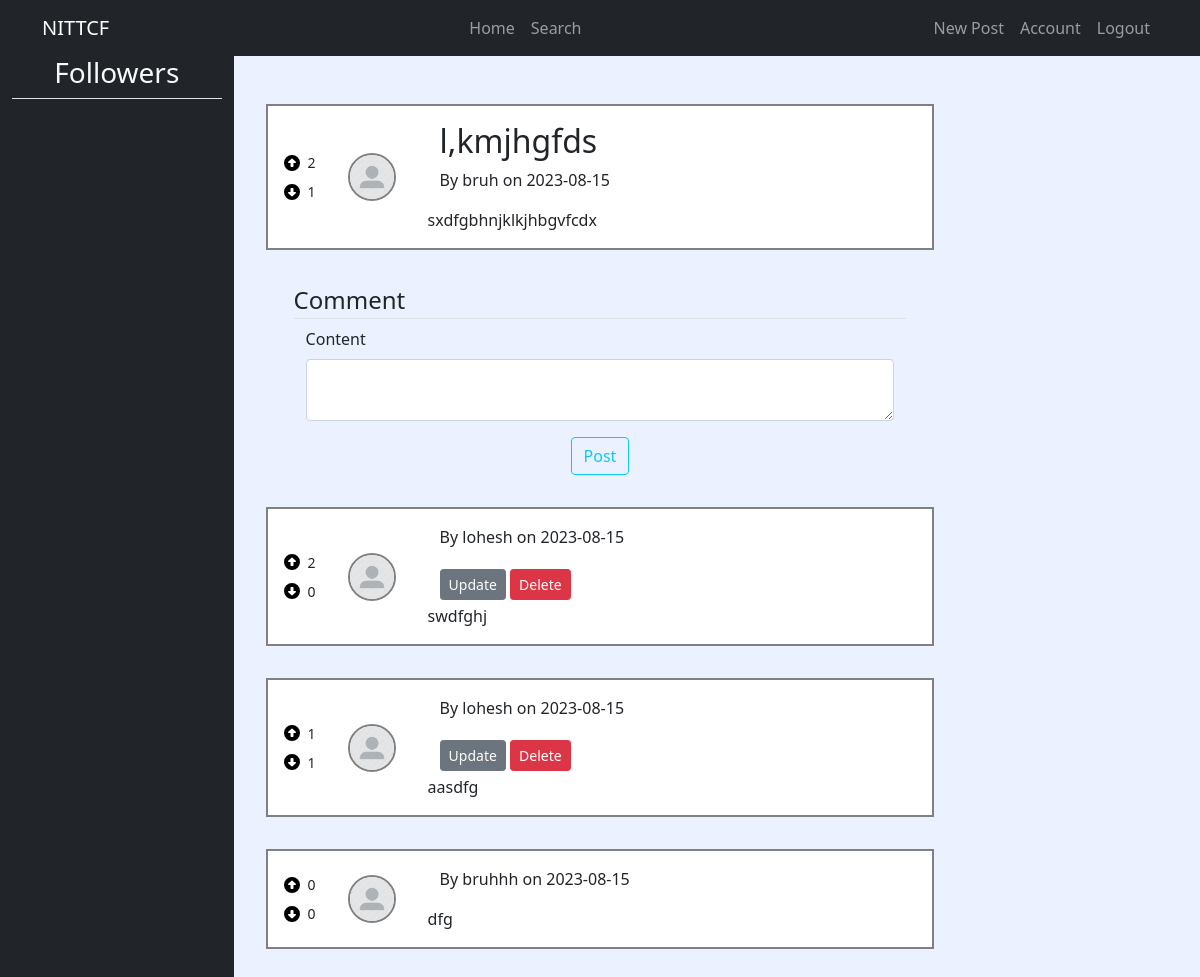
The app's page /post/3 (signed in) with its own data.
### nittcf/models.py (models this page shows, shortened)
class Post(db.Model):
    id = db.Column(db.Integer, primary_key=True)
    title = db.Column(db.String(100), nullable=False)
    date_posted = db.Column(db.DateTime, nullable=False, default=datetime.utcnow)
    content = db.Column(db.Text, nullable=False)
    upvotes = db.Column(db.Integer, nullable=False, default=0)
    downvotes = db.Column(db.Integer, nullable=False, default=0)
    user_id = db.Column(db.Integer, db.ForeignKey('user.id'), nullable=False)
    comments = db.relationship('Comment',backref='post', lazy=True)

class User(db.Model,UserMixin):
    id = db.Column(db.Integer, primary_key=True)
    username = db.Column(db.String(20), unique=True, nullable=False)
    email = db.Column(db.String(120), unique=True, nullable=False)
    image_file = db.Column(db.String(20), nullable=False, default='default.jpg')
    password = db.Column(db.String(60), nullable=False)
    posts = db.relationship('Post', backref='author', lazy=True)
    comments = db.relationship('Comment',backref='author', lazy=True)
    followers = db.relationship('Follower', backref='following', lazy=True)

class Comment(db.Model):
    id = db.Column(db.Integer, primary_key=True)
    date_posted = db.Column(db.DateTime, nullable=False, default=datetime.utcnow)
    content = db.Column(db.Text, nullable=False)
    upvotes = db.Column(db.Integer, nullable=False, default=0)
    downvotes = db.Column(db.Integer, nullable=False, default=0)
    user_id = db.Column(db.Integer, db.ForeignKey('user.id'), nullable=False)
    post_id = db.Column(db.Integer, db.ForeignKey('post.id'), nullable=False)

### nittcf/routes.py (the view)
@app.route("/post/<int:post_id>", methods=['GET', 'POST'])
def post(post_id):
    user = User.query.filter_by(username=current_user.username).first()
    post = Post.query.get_or_404(post_id)
    comments = Comment.query.filter_by(post_id=post_id).order_by(Comment.upvotes.desc()).order_by(Comment.downvotes).all()
    form = CommentForm()
    if form.validate_on_submit():
        comment = Comment(content=form.content.data,user_id=user.id,post_id=post_id)
        db.session.add(comment)
        db.session.commit()
        return redirect(url_for('post',post_id=post.id))
    return render_template('post.html', title=post.title, post=post, comments=comments, form=form)

### nittcf/forms.py
class CommentForm(FlaskForm):
    content = TextAreaField('Content', validators=[DataRequired()])
    submit = SubmitField('Post')

### nittcf/models.py (called while the page is built)
@login_manager.user_loader
def load_user(user_id):
    return User.query.get(int(user_id))

### nittcf/templates/post.html (shortened to what this page needs)
{% extends "layout.html" %}
{% block content %}
<div class="quiz-container">
    <div class="d-flex flex-column justify-content-evenly gap-2">
        <div class="d-flex gap-2 align-items-center">
            <a href="{{url_for('post_upvote',post_id=post.id)}}" class="d-flex align-items-center">
            </a>
            <small>{{ post.upvotes }}</small>
        </div>
        <div class="d-flex gap-2 align-items-center">
            <a href="{{url_for('post_downvote',post_id=post.id)}}" class="d-flex align-items-center">
            </a>
            <small>{{ post.downvotes }}</small>
        </div>
    </div>
    <a href="{{url_for('user_account',user_id=post.author.id)}}">
            <img class="display-img" src="{{url_for('static',filename='profile_pics/'+ post.author.image_file)}}" alt="">
    </a>
    <div class="display-content d-flex flex-column">
        <div class="container">
            <h2>{{post.title}}</h2>
            <p>By {{post.author.username}} on {{post.date_posted.strftime('%Y-%m-%d')}}</p>
        </div>
        <div>
            {{ post.content }}
        </div>
    </div>
</div>
<div class="container border-2">
    <form method="POST">
        <fieldset class="m-3">
            <legend class="border-bottom">Comment</legend>
            <div class="container">
                {{ form.content.label(class="form-label") }}
                {% if form.content.errors %}
                    {{ form.content(class="form-control is-invalid") }}
                    <div class="invalid-feedback">
                        {% for error in form.content.errors %}
                            <span>{{ error }}</span>
                        {% endfor %}
                    </div>
                {% else %}
                    {{ form.content(class="form-control") }}
                {% endif %}
            </div>
        </fieldset>
        <div class="d-flex justify-content-center">
            {{ form.submit(class="btn btn-outline-info")}}
        </div>
    </form>
</div>
{% for comment in comments %}
<div class="quiz-container">
    <div class="d-flex flex-column justify-content-evenly gap-2">
        <div class="d-flex gap-2 align-items-center">
            <a href="{{url_for('comment_upvote',comment_id=comment.id)}}" class="d-flex align-items-center">
            </a>
            <small>{{ comment.upvotes }}</small>
        </div>
        <div class="d-flex gap-2 align-items-center">
            <a href="{{url_for('comment_downvote',comment_id=comment.id)}}" class="d-flex align-items-center">
            </a>
            <small>{{ comment.downvotes }}</small>
        </div>
    </div>
    <a href="{{url_for('user_account',user_id=comment.author.id)}}">
            <img class="display-img" src="{{url_for('static',filename='profile_pics/'+ comment.author.image_file)}}" alt="">
    </a>
    <div class="display-content d-flex flex-column">
        <div class="container">
            <p>By {{comment.author.username}} on {{comment.date_posted.strftime('%Y-%m-%d')}}</p>
            {% if comment.author == current_user %}
                <div>
                    <a class="btn btn-secondary btn-sm mt-1 mb-1" href="{{ url_for('update_comment', comment_id=comment.id) }}   ">Update</a>
                    <a class="btn btn-danger btn-sm mt-1 mb-1" href="{{ url_for('delete_comment', comment_id=comment.id) }}   ">Delete</a>
                </div>
            {% endif %}
        </div>
        <div>
            {{ comment.content }}
        </div>
    </div>
</div>
{% endfor %}
{% endblock content%}

### nittcf/static/css/main.css (style rules this page uses)
:root { --background: #ffffff; --primary: #000000; --secondary: #ebf1ff; --accent: #d41d6d; }
body { min-height: 100vh; }
.display-img { border-radius: 50%; border: 2px solid gray; width: 3rem; height: 3rem; }
.quiz-container { background-color: var(--background); border: 2px solid gray; margin: 2rem 0rem; padding: 1rem; display: flex; align-items: center; justify-content: flex-start; gap: 2rem; }
.display-content a { text-decoration: none; }

### records on screen
Post: upvotes "2", downvotes "1", title "l,kmjhgfds", date_posted "2023-08-15", content "sxdfgbhnjklkjhbgvfcdx"
User: image_file (placeholder picture), author.username "bruh"
Comment: upvotes "2", downvotes "0", image_file (placeholder picture), author.username "lohesh", date_posted "2023-08-15", content "swdfghj"
Comment: upvotes "1", downvotes "1", image_file (placeholder picture), author.username "lohesh", date_posted "2023-08-15", content "aasdfg"
Comment: upvotes "0", downvotes "0", image_file (placeholder picture), author.username "bruhhh", date_posted "2023-08-15", content "dfg"
